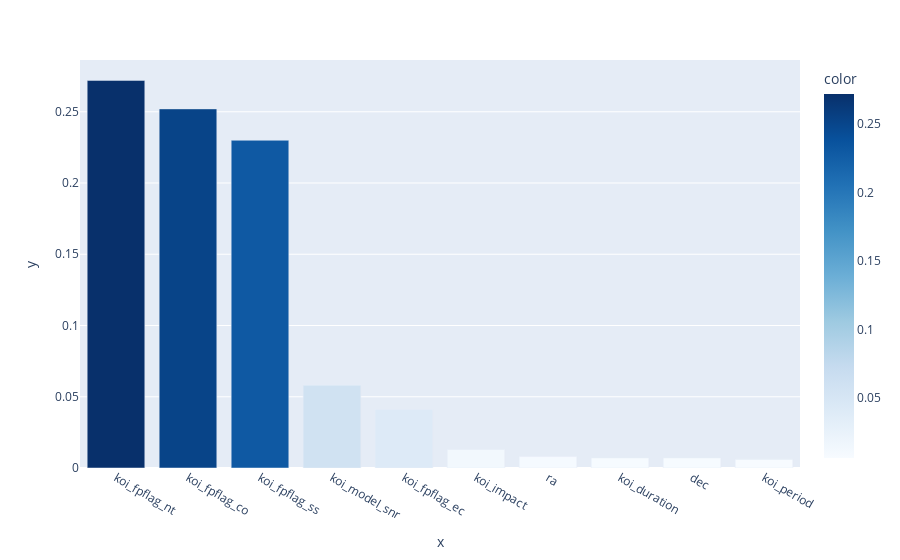

The notebook cell this image was saved under:
### Code cell
import plotly.express as px
from plotly.offline import offline

fig = px.bar(x=feat_list[:10], y=values_list[:10],
             color=values_list[:10],
             color_continuous_scale='blues')

fig.write_image("non_scaled_features_importance_bar_chart_randomforest.png")
offline.plot(fig, filename='non_scaled_features_importance_bar_chart_randomforest.html')
fig.show()

### Figure 1 — Plotly figure (JSON) as saved in the notebook; plotly's stock layout.template omitted (floating-point values rounded to 4 significant figures)
{"data": [{"alignmentgroup": "True", "hovertemplate": "x=%{x}<br>y=%{y}<br>color=%{marker.color}<extra></extra>", "legendgroup": "", "marker": {"color": [0.272, 0.252, 0.23, 0.058, 0.041, 0.013, 0.008, 0.007, 0.007, 0.006], "coloraxis": "coloraxis", "pattern": {"shape": ""}}, "name": "", "offsetgroup": "", "orientation": "v", "showlegend": false, "textposition": "auto", "type": "bar", "x": ["koi_fpflag_nt", "koi_fpflag_co", "koi_fpflag_ss", "koi_model_snr", "koi_fpflag_ec", "koi_impact", "ra", "koi_duration", "dec", "koi_period"], "xaxis": "x", "y": [0.272, 0.252, 0.23, 0.058, 0.041, 0.013, 0.008, 0.007, 0.007, 0.006], "yaxis": "y"}], "layout": {"barmode": "relative", "coloraxis": {"colorbar": {"title": {"text": "color"}}, "colorscale": [[0, "rgb(247,251,255)"], [0.125, "rgb(222,235,247)"], [0.25, "rgb(198,219,239)"], [0.375, "rgb(158,202,225)"], [0.5, "rgb(107,174,214)"], [0.625, "rgb(66,146,198)"], [0.75, "rgb(33,113,181)"], [0.875, "rgb(8,81,156)"], [1, "rgb(8,48,107)"]]}, "legend": {"tracegroupgap": 0}, "margin": {"t": 60}, "xaxis": {"anchor": "y", "domain": [0, 1], "title": {"text": "x"}}, "yaxis": {"anchor": "x", "domain": [0, 1], "title": {"text": "y"}}}}
